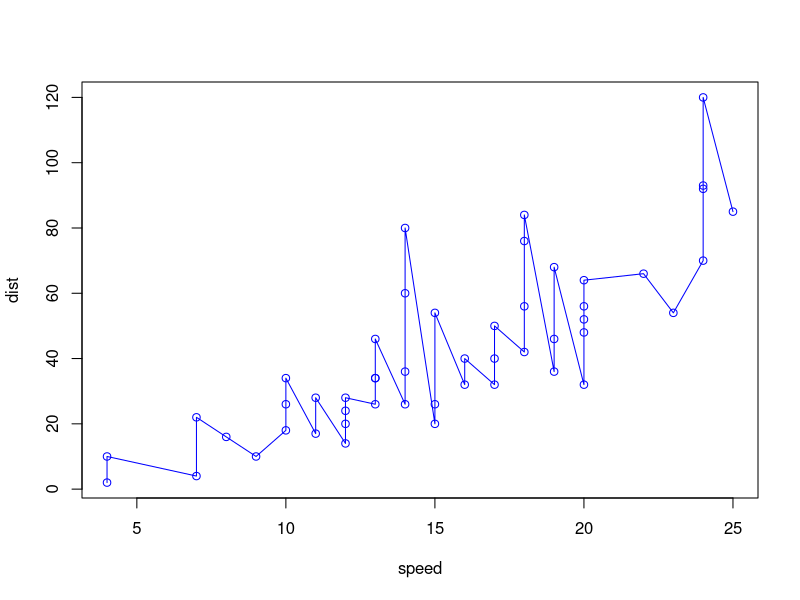

Reproduce this figure in R.
# Welcome!

#######################################################################################################################
#
#	Hello, and welcome to the first lab of "Data Analysis and Statistical Inference". The goal of this lab is to 	
#	introduce  you to the statistical programming language R.
#	
#	You'll be using R throughout the course both to learn the statistical concepts introduced in this course,
#	as well as to analyze real data.
#	
#	When you started this lab and this was the first time you're using DataCamp,
#	you were introduced to the interface with a short tour. To get you started,
#	sample code is provided in the editor on the right. For this first exercise, 
#	you just have to click "Submit Answer" and check the output in the console.
#
########################################################################################################################
# This is the editor and the part below the white line is called the console.

# The hashtag is used to add comments

# An addition
5 + 5

# A substraction
5 - 5

# A division
(5 + 5) / 2

# A plot
plot(cars, type = "o", col = "blue")